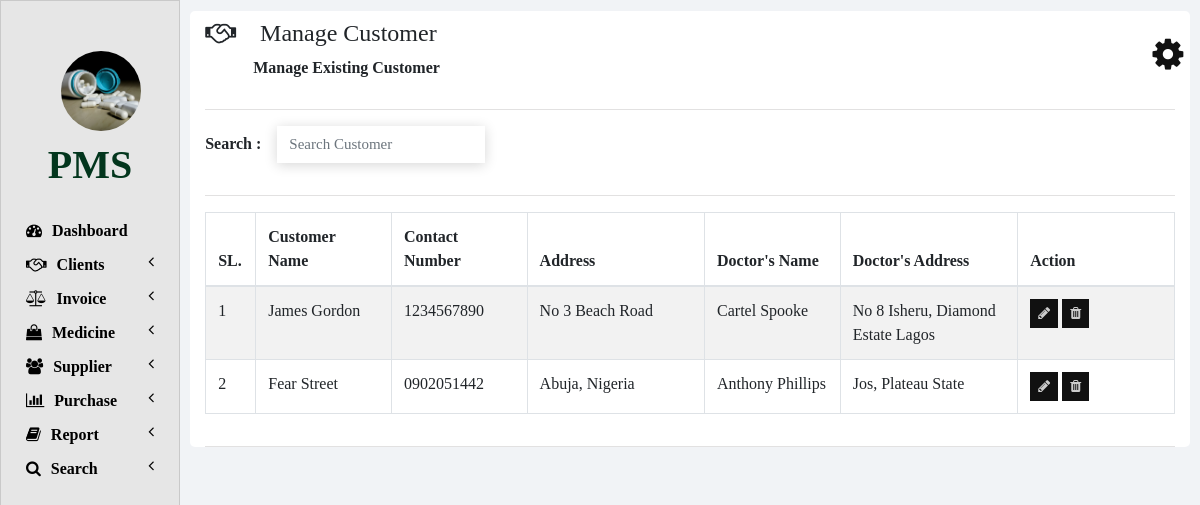
The page /manage_customer.php on the database its author committed.
### tables this page shows
CREATE TABLE IF NOT EXISTS `customers` (
  `ID` int NOT NULL AUTO_INCREMENT,
  `NAME` varchar(20) NOT NULL,
  `CONTACT_NUMBER` varchar(10) NOT NULL,
  `ADDRESS` varchar(100) NOT NULL,
  `DOCTOR_NAME` varchar(20) NOT NULL,
  `DOCTOR_ADDRESS` varchar(100) NOT NULL,
  PRIMARY KEY (`ID`)
);

### php/manage_customer.php (the view, shortened to what this page needs)
<?php
  function showCustomers($id) {
    require "db_connection.php";
    if($con) {
      $seq_no = 0;
      $query = "SELECT * FROM customers";
      $result = mysqli_query($con, $query);
      while($row = mysqli_fetch_array($result)) {
        $seq_no++;
        if($row['ID'] == $id)
          showEditOptionsRow($seq_no, $row);
        else
          showCustomerRow($seq_no, $row);
      }
    }
  }
  function showCustomerRow($seq_no, $row) {
    ?>
    <tr>
      <td><?php echo $seq_no; ?></td>
      <td><?php echo $row['NAME']; ?></td>
      <td><?php echo $row['CONTACT_NUMBER']; ?></td>
      <td><?php echo $row['ADDRESS']; ?></td>
      <td><?php echo $row['DOCTOR_NAME']; ?></td>
      <td><?php echo $row['DOCTOR_ADDRESS']; ?></td>
      <td>
        <button href="" class="btn btn-info btn-sm" onclick="editCustomer(<?php echo $row['ID']; ?>);">
          <i class="fa fa-pencil"></i>
        </button>
        <button class="btn btn-danger btn-sm" onclick="deleteCustomer(<?php echo $row['ID']; ?>);">
          <i class="fa fa-trash"></i>
        </button>
      </td>
    </tr>
    <?php
  }
  ?>

### css/sidenav.css (style rules this page uses)
body { background-color: #f1f3f6; }
.sidenav { width: 15%; height: 100vh; background-color: #fff; position: fixed; z-index: 1; flex: 1 0 auto; }
.card { width: 100%; height: 100%; top: 0; border-radius: 0; background-color: rgb(230, 230, 230); }
.logo .logo-caption { color: #03361d; text-align: center; margin-bottom: 25px; font-weight: bold; }
.logo .profile { height: 80px; width: 80px; border-radius: 50%; transform: translate(50%); margin-top: 30px; margin-bottom: 10px; background-repeat: no-repeat; background-position: center; background-size: cover; }
.main-menu-item { padding: 5px 5px; cursor: pointer; }
.main-menu-item > a { color: #000000; text-decoration: none; font-size: 16px; font-weight: bold; }
.main-menu-item > a > span { margin-left: 10px; }
.main-menu-item > a { color: #000000 !important; }

### css/home.css (style rules this page uses)
html, body { height: 100vh; font-family: century gothic !important; }
button,input,textarea { box-shadow: none !important; outline: none !important; }
.btn { border-radius: 0px; font-size: 14px; transition: all .3s ease; background: #111111; border: 0px; color: #ccc; }

### rows shown on the page
customers: seq_no "1", NAME "James Gordon", CONTACT_NUMBER "1234567890", ADDRESS "No 3 Beach Road", DOCTOR_NAME "Cartel Spooke", DOCTOR_ADDRESS "No 8 Isheru, Diamond Estate Lagos"
customers: seq_no "2", NAME "Fear Street", CONTACT_NUMBER "0902051442", ADDRESS "Abuja, Nigeria", DOCTOR_NAME "Anthony Phillips", DOCTOR_ADDRESS "Jos, Plateau State"

### other values the page prints
$heading "Manage Customer"
$sub_heading "Manage Existing Customer"
